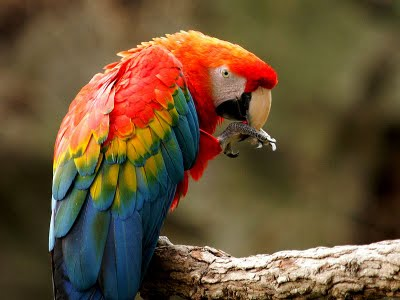
#> input picture quest6/arara.jpg, 400 x 300 px
$ python main.py
#> lines starting #> are read from the running program, lines starting #| are printed output that depends on the picture; after the words box and inside, x2 and y2 are one past the last pixel; in counts of white or black regions, pixels touching at a corner belong together
import cv2

image = cv2.imread("arara.jpg", 1)
#> image is the input picture: shape (300, 400, 3); mean B, G, R 54.4, 82.8, 105.2
cv2.imshow("Imagem", image)

gray = cv2.cvtColor(image, cv2.COLOR_BGR2GRAY)
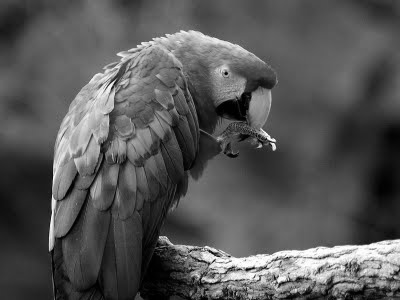
#> gray: shape (300, 400); min 0, max 255, mean 86.3
cv2.imshow("Imagem Cinza", gray)

canny_img = cv2.Canny(gray, 80, 180)
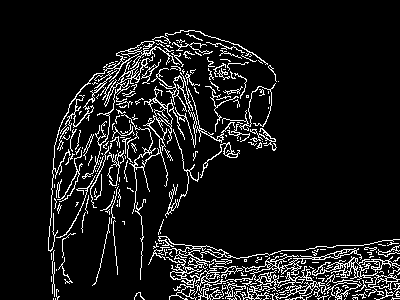
#> canny_img: shape (300, 400); 9.2% white in thin lines or dots, all inside (x1, y1, x2, y2) = (48, 30, 400, 300)
cv2.imshow("Imagem Canny", canny_img)

cv2.waitKey()
cv2.imwrite("image_canny.jpg", canny_img)
